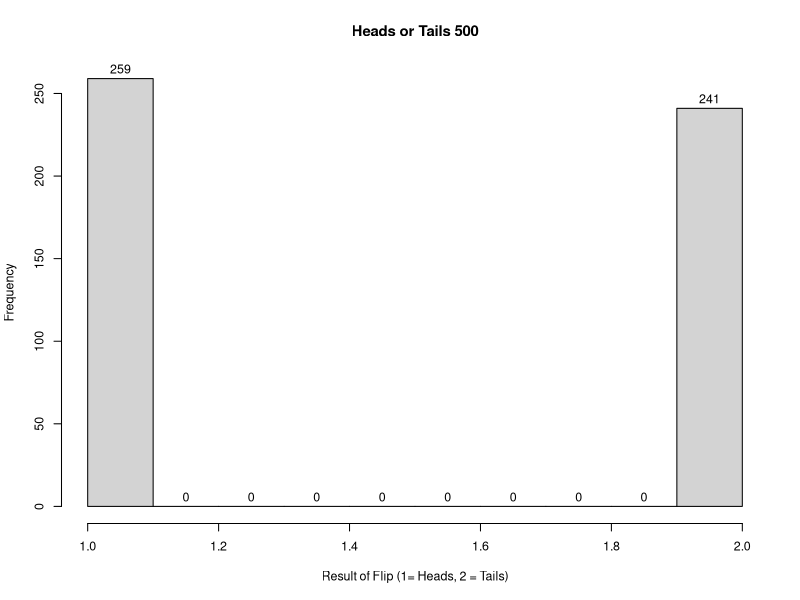

Generate this figure with R:
## ---- chunk 1
options(scipen = 999)
A <- 10^5
## ---- chunk 2
## Where 1 = Heads and 2 = Tails
## Use sample() to generate the flips
X <- data.frame ('Flip' = sample(1:2, 500, replace=T))
par(cex = .75)
flipplot <- hist(X$Flip,
                 main = "Heads or Tails 500",
                 labels = TRUE,
                 xlab = 'Result of Flip (1= Heads, 2 = Tails)')

